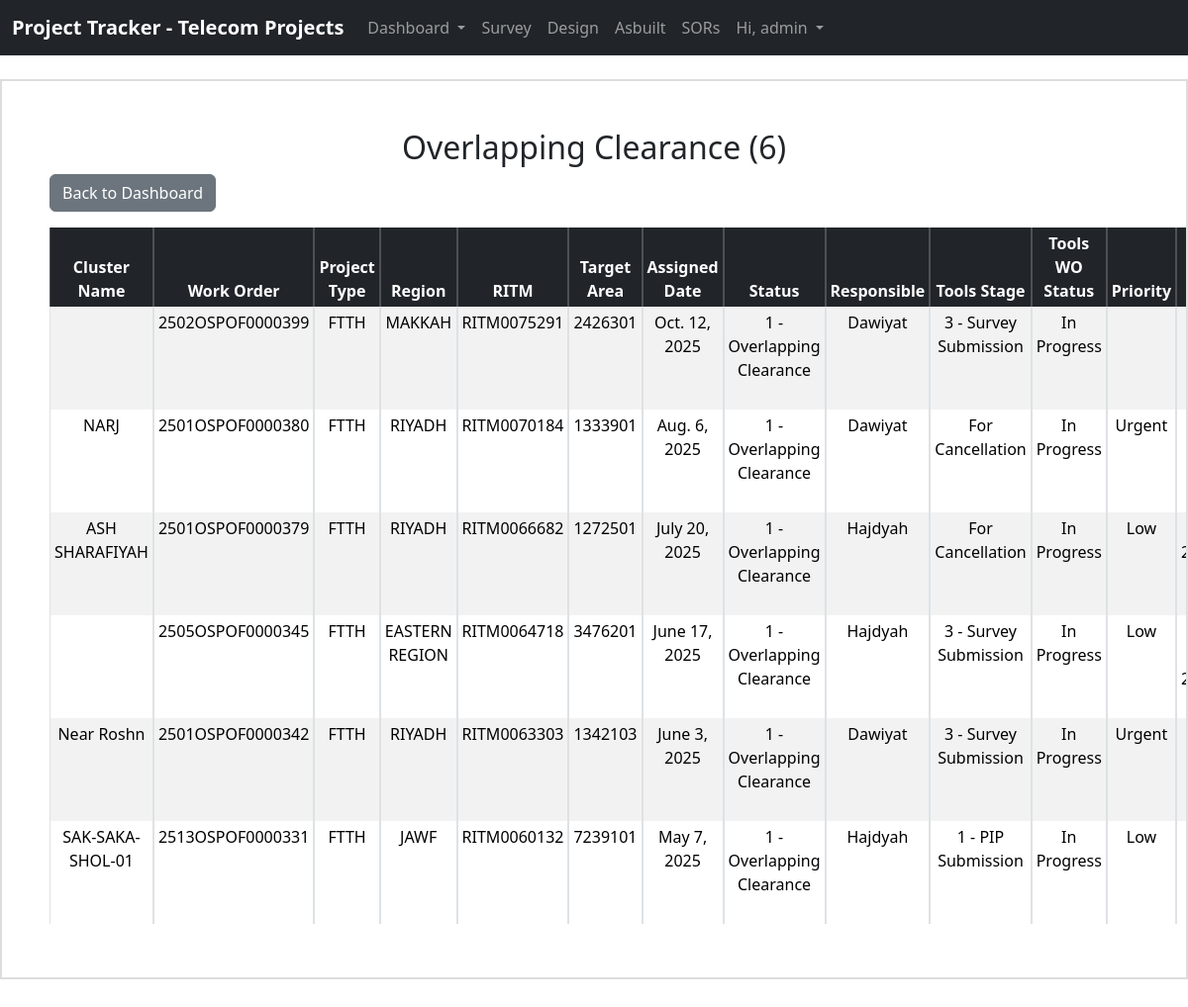
/survey/filter/overlapping/ (signed in), run on an earlier commit of the app's database.
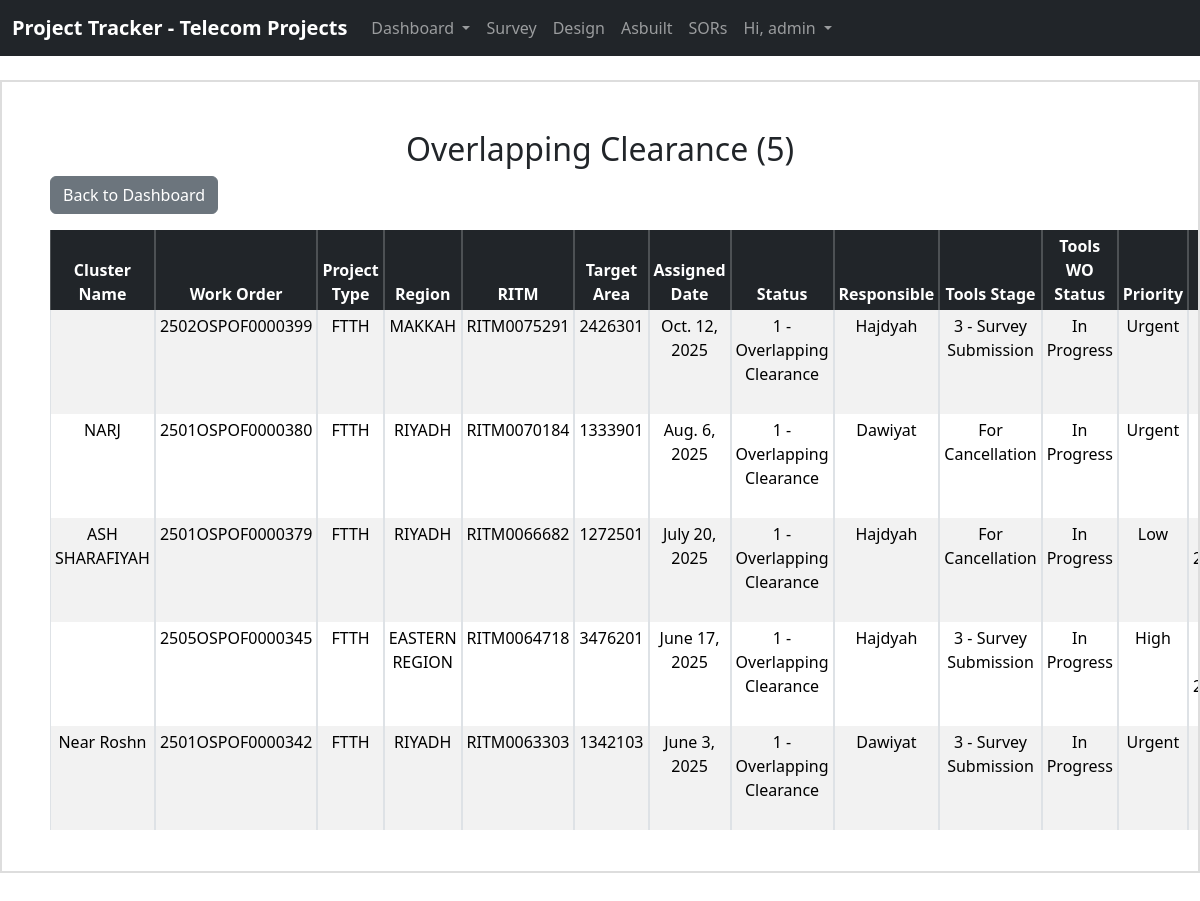
And on a later commit of the database.
### website/models.py (models this page shows, shortened)
class survey(models.Model):
    cluster_name = models.CharField(max_length=200, blank=True)
    work_order = models.CharField(max_length=16)
    region = models.CharField(max_length=20, blank=True)
    project_type = models.CharField(max_length=20, blank=True)
    RITM = models.CharField(max_length=11)
    target_area = models.IntegerField(blank=True, null=True)
    date_assigned = models.DateField()
    status = models.CharField(max_length=50)
    responsible = models.CharField(max_length=100)
    tools = models.CharField(max_length=50)
    wo_status = models.CharField(max_length=50)
    priority = models.CharField(max_length=20)
    remarks = models.TextField(blank=True)
    updated_at = models.DateTimeField(auto_now=True)
    updated_by = models.ForeignKey(
        User, on_delete=models.SET_NULL, null=True, blank=True
    )

### website/views.py (the view)
def survey_filter(request, filter_type):
    if filter_type == "overlapping":
        items = survey.objects.filter(status__icontains="Clearance")
        title = "Overlapping Clearance"
    elif filter_type == "parceling":
        items = survey.objects.filter(status__icontains="2 - Parceling Stage")
        title = "Parceling Stage"
    elif filter_type == "gis_post":
        items = survey.objects.filter(status__icontains="3 - GIS Post")
        title = "GIS Post"
    else:
        items = survey.objects.none()
        title = "Unknown Filter"
    context = {
        "items": items,
        "title": title,
        "count": items.count(),
    }
    return render(request, "survey_filter.html", context)

### website/templates/survey_filter.html (shortened to what this page needs)
{% extends 'base.html' %}
{% load tz %}
{% block content %}
{% if user.is_authenticated %}
{% load static %}
<div class="table-container mt-6 p-5">
    <h2 class="text-center">{{ title }} ({{ count }})</h2>
    <a href="{% url 'home' %}" class="btn btn-secondary mb-3">Back to Dashboard</a>
    <table class="table text-center table-striped table-hover table-bordered table-sm">
        <thead class="table-dark sticky-header">
            <tr>
                <th>Cluster Name</th>
                <th>Work Order</th>
                <th>Project Type</th>
                <th>Region</th>
                <th>RITM</th>
                <th>Target Area</th>
                <th>Assigned Date</th>
                <th>Status</th>
                <th>Responsible</th>
                <th>Tools Stage</th>
                <th>Tools WO Status</th>
                <th>Priority</th>
                <th>Remarks</th>
            </tr>
        </thead>
        <tbody>
            {% for row in items %}
            <tr>
                <td>{{ row.cluster_name }}</td>
                <td>{{ row.work_order }}</td>
                <td>{{ row.project_type }}</td>
                <td>{{ row.region }}</td>
                <td>{{ row.RITM }}</td>
                <td>{{ row.target_area }}</td>
                <td>{{ row.date_assigned }}</td>
                <td>{{ row.status }}</td>
                <td>{{ row.responsible }}</td>
                <td>{{ row.tools }}</td>
                <td>{{ row.wo_status }}</td>
                <td>{{ row.priority }}</td>
                <td>{{ row.remarks }}</td>
            </tr>
            {% empty %}
            <tr>
                <td colspan="7">No Records Found</td>
            </tr>
            {% endfor %}
        </tbody>
    </table>
</div>
{% endif %}
{% endblock %}

### website/templates/base.html (shortened to what this page needs)
{% load static %}
<!doctype html>
<html lang="en">
<head>
    <link href="https://cdn.jsdelivr.net/npm/bootstrap@5.3.8/dist/css/bootstrap.min.css" rel="stylesheet"
>
    <link href="{% static 'css/styles.css' %}" rel="stylesheet">
</head>
<body>
    {% include 'navbar.html' %}
    <br>
    {% block content %}
    {% endblock %}
</body>
</html>

### website/templates/navbar.html (shortened to what this page needs)
<nav class="navbar navbar-expand-lg navbar-dark bg-dark">
    <div class="container-fluid">
        <a class="navbar-brand" href="{% url 'home' %}"><strong>Project Tracker - Telecom Projects</strong></a>
        {% if user.is_authenticated %}
        <div class="collapse navbar-collapse" id="navbarSupportedContent">
            <ul class="navbar-nav me-auto mb-4 mb-lg-0">
                <li class="nav-item dropdown">
                    <a class="nav-link dropdown-toggle" href="#" role="button" data-bs-toggle="dropdown"
                        aria-expanded="false">
                        Dashboard
                    </a>
                </li>
                <li class="nav-item">
                    <a class="nav-link" href="{% url 'survey' %}">Survey</a>
                </li>
                <li class="nav-item">
                    <a class="nav-link" href="#">Design</a>
                </li>
                <li class="nav-item">
                    <a class="nav-link" href="#">Asbuilt</a>
                </li>
                <li class="nav-item">
                    <a class="nav-link" href="#">SORs</a>
                </li>
                <li class="nav-item dropdown">
                    <a class="nav-link dropdown-toggle" href="#" role="button" data-bs-toggle="dropdown"
                        aria-expanded="false">
                        Hi, {{ user.username }}
                    </a>
                </li>
            </ul>
        </div>
        {% endif %}
    </div>
</nav>

### website/templates/base.html (style rules this page uses)
thead th { position: sticky; top: 140px; z-index: 998; background: #212529 !important; color: white !important; }
.table-container { max-height: 70vh; overflow-y: auto; }

### website/templates/survey_filter.html (style rules this page uses)
.table-container { max-height: 70vh; overflow-y: auto; border: 2px solid #ddd; }
.table-container table { border-collapse: separate; border-spacing: 0; }
.sticky-header th { position: sticky; top: 0; z-index: 20; background: #212529 !important; color: white !important; }

What changed in the data, as far as the page shows it:
no longer on this page (row edited): survey: cluster_name "SAK-SAKA-SHOL-01", work_order "2513OSPOF0000331", project_type "FTTH", region "JAWF", RITM "RITM0060132", target_area "7239101", date_assigned "May 7, 2025", status "1 - Overlapping Clearance", responsible "Hajdyah", tools "1 - PIP Submission", wo_status "In Progress", priority "Low"
changed survey "2502OSPOF0000399": responsible "Dawiyat" → "Hajdyah"; priority (not shown) → "Urgent"
changed survey "2505OSPOF0000345": priority "Low" → "High"
Also different on the page:
{{ count }}: "6" → "5"
